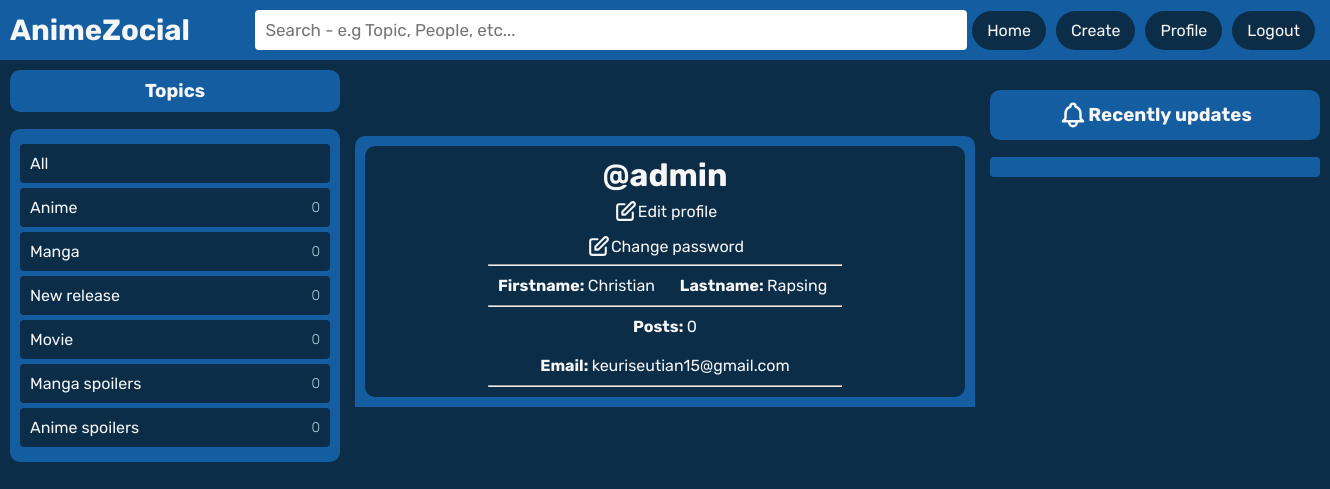
Screenshot of /profile/admin/ (signed in) with the database file from the repository.
### app/models.py (models this page shows, shortened)
class Topic(models.Model):
    title = models.CharField(max_length=25,null=False)

### app/views.py (the view)
# urls.py: path('profile/<str:username>/', views.profilePage, name="profile-info"),
@login_required(login_url="/login")
def profilePage(request, username) :
    user = User.objects.get(username=username)
    feeds = user.feed_set.all()
    recents = user.feed_set.all()
    topics = Topic.objects.all()
    form = UserForm()
    context ={
        'user' : user,
        'feeds': feeds,
        'recents' : recents,
        'topics' : topics,
        'form' : form,
    }
    return render(request,'profiles/profile-info.html',context)

### app/forms.py
class UserForm(ModelForm):
    class Meta:
        model = User
        fields = ['username','email', 'first_name', 'last_name']
        widgets  = {
            'username' : TextInput(attrs={'placeholder': 'Username'}),
            'email' : TextInput(attrs={'placeholder': 'Email address'}),
            'first_name' : TextInput(attrs={'placeholder': 'Firstname'}),
            'last_name' : TextInput(attrs={'placeholder': 'Lastname'}),
        }

### app/templates/profiles/profile-info.html
{% extends 'app.html' %}
{% block content %}
{% load static %}
<div style="width: 350px;">
    {% include 'components/topics.html' %}
</div>
<div style="display:grid;place-content: center;">
    <div class="user-profile" style="width: 600px;">
        <div class="profile-body">
            <div class="profile-profile">
                <h1>@{{user.username}}</h1>
                {% if request.user == user %}
                <div style="padding: 5px;">
                    <a href="{% url 'profile-edit' %}">
                        <svg xmlns="http://www.w3.org/2000/svg" class="h-6 w-6" fill="none" viewBox="0 0 24 24" stroke="currentColor" stroke-width="2">
                            <path stroke-linecap="round" stroke-linejoin="round" d="M11 5H6a2 2 0 00-2 2v11a2 2 0 002 2h11a2 2 0 002-2v-5m-1.414-9.414a2 2 0 112.828 2.828L11.828 15H9v-2.828l8.586-8.586z" />
                        </svg>
                        Edit profile
                    </a>
                </div>
                <div style="padding: 5px;">
                    <a href="{% url 'change-password' %}">
                        <svg xmlns="http://www.w3.org/2000/svg" class="h-6 w-6" fill="none" viewBox="0 0 24 24" stroke="currentColor" stroke-width="2">
                            <path stroke-linecap="round" stroke-linejoin="round" d="M11 5H6a2 2 0 00-2 2v11a2 2 0 002 2h11a2 2 0 002-2v-5m-1.414-9.414a2 2 0 112.828 2.828L11.828 15H9v-2.828l8.586-8.586z" />
                        </svg>
                        Change password
                    </a>
                </div>
                {% endif %}
            </div>
            <hr>
            <div class="profile-user">
                <div class="profile-data">
                    <b>Firstname: </b>{{user.first_name}}
                </div>
                <div class="profile-data">
                    <b>Lastname: </b>{{user.last_name}}
                </div>
            </div>
            <hr>
            <div>
                <div class="profile-data">
                    <b>Posts: </b> {{user.feed_set.all.count}}
                </div>
                <div class="profile-data">
                    <b>Email: </b>{% if user.email %} {{user.email}} {% else %} Not added {% endif %}
                </div>
            </div>
            <hr>
        </div>
    </div>
    {% include 'components/feeds.html' %}
</div>
<div style="width: 350px;">
    {% include 'components/recents.html' %}
</div>
{% endblock content %}

### app/templates/app.html (shortened to what this page needs)
{% load static %}
<html lang="en">
<head>
    <link rel="stylesheet" href="{% static 'stylesheets/style.css' %}">
</head>
<body>
    <header style="position: sticky;top:0%;">
        {% include 'navbar.html' %}
    </header>
    <main>
        {% block content %}
        {% endblock %}
    </main>
</body>
</html>

### app/templates/navbar.html (shortened to what this page needs)
<nav >
    <div class="app-name-container">
        <a href="{% url 'index' %}">
            <h3>AnimeZocial</h3>
        </a>
    </div>
    {% if request.user.is_authenticated %}
    <div  style="width: 100%;margin-left: 5%;">
        <form action="{% url 'index' %}" method="GET">
            <div class="input-group">
                <input type="text" name="q" style="width: 100%;" placeholder="Search - e.g Topic, People, etc...">
            </div>
        </form>
    </div>
    {% endif %}
    <div class="app-navlinks">
        <div class="app-link"><a href="{% url 'index' %}">Home</a></div>
        {% if request.user.is_authenticated %}
            <div class="app-link"><a href="{% url 'create-feed' %}">Create</a></div>
            <div class="app-link"><a href="{% url 'profile-info' request.user.username %}">Profile</a></div>
            <div class="app-link"><a href="{% url 'logout' %}">Logout</a></div>
        {% else %}
            <div class="app-link"><a href="{% url 'login' %}">Login</a></div>
        {% endif %}
    </div>
</nav>

### app/templates/components/topics.html
<div class="topics" style="position: sticky;top:10%;">
    <h3>Topics</h3>
    <div class="topic">
        <div class="topic-container">
            <div class="topic-title">
            {% if request.user.is_authenticated %}
                <a href="{% url 'index' %}">All</a>
            {% else %}
                <a href="{% url 'login' %}">All</a>
            {% endif %}
            </div>
            {% for topic in topics %}
            {% if request.user.is_authenticated %}
                <div class="topic-title">
                    <a href="{% url 'index' %}?q={{topic.title}}">{{topic.title}}</a>
                    <div class="topic-counts">{{topic.feed_set.all.count}}</div>
                </div>
            {% else %}
                <div class="topic-title">
                    <a href="{% url 'login' %}">{{topic.title}}</a>
                    <div class="topic-counts">{{topic.feed_set.all.count}}</div>
                </div>
            {% endif %}
            {% endfor %}
        </div>
    </div>
</div>

### app/templates/components/feeds.html (shortened to what this page needs)
<div class="feeds">
</div>

### app/templates/components/recents.html (shortened to what this page needs)
<div class="recents" style="position: sticky;top:10%;">
    <h3 class="recent-app">
        Recently updates
    </h3>
    {% if request.user.is_authenticated %}
    <div class="recent" style="
    max-height: 450px;
    height: auto;
    overflow-y: auto;
    ">
    </div>
    {% endif %}
</div>

### static_files/stylesheets/style.css (style rules this page uses)
:root { color: #F6F6F6; }
* { padding:0; margin: 0; }
body { font-family: 'Albert Sans', sans-serif; font-family: 'Rubik', sans-serif; background-color: #0C2D48; overflow-y: auto; overflow-x: hidden; scroll-behavior: smooth; }
main { display: grid; grid-template-columns: 1fr 3fr 1fr; }
header { background-color: #145DA0; }
nav { padding: 10px; display: flex; align-items: center; justify-content: space-between; }
nav .app-name-container a { text-decoration: none; color: #F6F6F6; font-size: 25px; }
.app-navlinks { display: flex; align-items:center; }
.app-link { padding: 10px; background-color: #0C2D48; border-radius: 20px; margin: 0px 5px 0px 5px; }
.app-link a { text-decoration: none; color: #F6F6F6; padding: 5px; }
.feeds { display: grid; place-content: center; padding: 10px; }
.topics { padding: 10px; }
.topics h3 { padding: 10px; text-align: center; background-color: #145DA0; border-radius: 10px; margin: 0px 0px 5% 0px; user-select: none; }
.topic { background-color: #145DA0; padding: 10px; border-radius: 10px; }
.topic-title { background-color: #0C2D48; margin: 5px 0px 5px 0px; border-radius: 4px; display: flex; align-items: center; justify-content: space-between; }
.topic-counts { padding: 10px; font-size: 14px; font-weight: 300; color: #B1D4E0; }
.topic-title a { display: flex; align-items: center; padding: 10px; color: #F6F6F6; text-decoration: none; width: 100%; user-select: none; }
.recents { padding: 10px; }
.recent-app { display: flex; align-items: center; justify-content: center; }
.recent-app svg { width: 30px; height: 30px; }
.recents h3 { padding: 10px; text-align: center; background-color: #145DA0; border-radius: 10px; margin: 0px 0px 5% 0px; user-select: none; }
.recent { padding: 10px; background-color: #145DA0; border-radius: 4px; margin-bottom: 5%; user-select: none; }
.input-group input, select, textarea { padding: 10px; width: 100%; border: none; border-radius: 4px; font-size: 17px; font-family: 'Rubik', sans-serif; resize: none; }
.user-profile { background-color: #145DA0; padding: 10px; margin-top: 5%; border-top-left-radius: 10px; border-top-right-radius: 10px; }
.profile-body { background-color: #0C2D48; border-radius: 10px; padding: 10px; display: grid; place-content: center; text-align: center; }
.profile-profile a { display: flex; align-items: center; text-decoration: none; color: #F6F6F6; justify-content: center; }
.profile-profile svg { width: 25px; height: 25px; cursor: pointer; }
.profile-data { padding: 10px; }
.profile-user { display: grid; grid-template-columns: 1fr 1fr; place-content: center; place-items: center; }

### rows the page displays
Topic: title "Anime", feed_set.all.count "0"
Topic: title "Manga", feed_set.all.count "0"
Topic: title "New release", feed_set.all.count "0"
Topic: title "Movie", feed_set.all.count "0"
Topic: title "Manga spoilers", feed_set.all.count "0"
Topic: title "Anime spoilers", feed_set.all.count "0"

### other values shown
{{ user.username }} "admin"
{{ user.first_name }} "Christian"
{{ user.last_name }} "Rapsing"
{{ user.feed_set.all.count }} "0"
{{ user.email }} "keuriseutian15@gmail.com"
